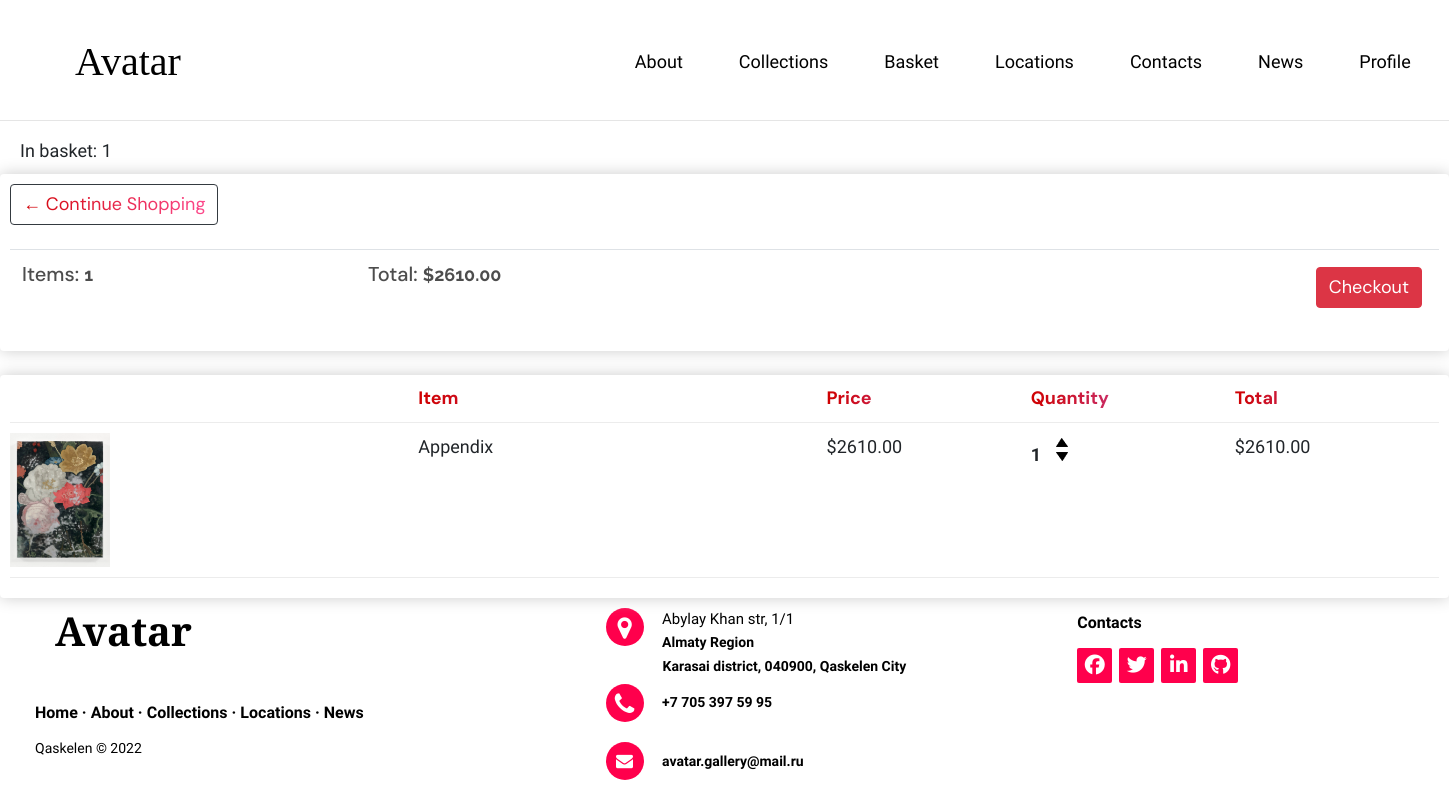
The app's page /cart/ (signed in), older data.
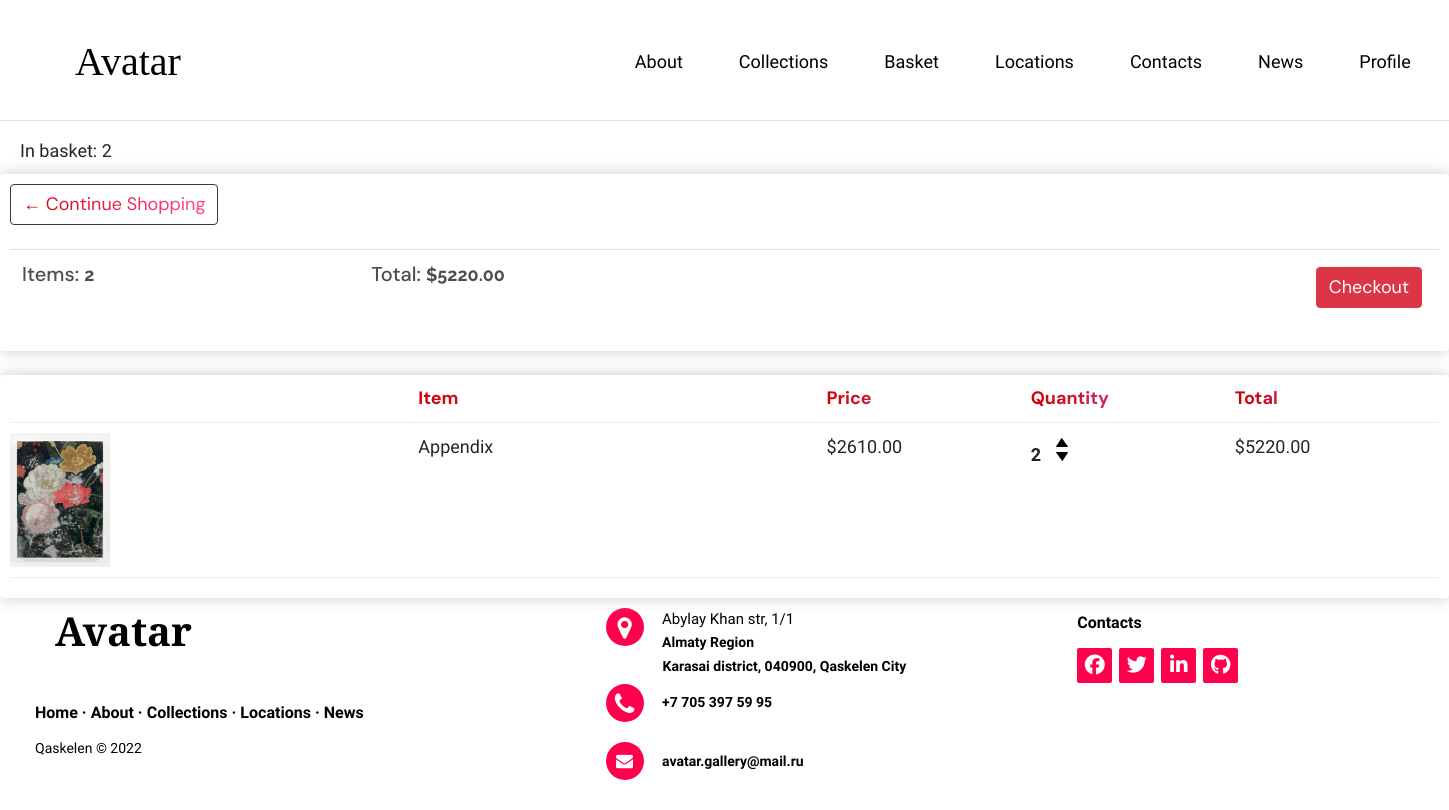
The same page, newer data.
### store/models.py (models this page shows, shortened)
class Order(models.Model):
    customer = models.ForeignKey(Customer, on_delete=models.SET_NULL, blank=True, null=True)
    date_ordered = models.DateTimeField(auto_now_add=True)
    complete = models.BooleanField(default=False, null=True, blank=False)
    transaction_id = models.CharField(max_length=200, null=True)
    @property
    def get_cart_total(self):
        orderitems = self.orderitem_set.all()
        total = sum([item.get_total for item in orderitems])
        return total
    @property
    def get_cart_items(self):
        orderitems = self.orderitem_set.all()
        total = sum([item.quantity for item in orderitems])
        return total

class OrderItem(models.Model):
    product = models.ForeignKey(Product, on_delete=models.SET_NULL, blank=True, null=True)
    order = models.ForeignKey(Order, on_delete=models.SET_NULL, blank=True, null=True)
    quantity = models.IntegerField(default=0, null=True, blank=True)
    date_added = models.DateTimeField(auto_now_add=True)
    @property
    def get_total(self):
        total = self.product.price * self.quantity
        return total

class Product(models.Model):
    name = models.CharField(max_length=200, null=True)
    price = models.DecimalField(max_digits=7, decimal_places=2)
    digital = models.BooleanField(default=False, null=True, blank=False)
    image = models.ImageField(null=True, blank=True)
    @property
    def imageURL(self):
        try:
            url = self.image.url
        except:
            url = ''
        return url

### store/views.py (the view)
# urls.py: path('cart/', views.cart, name="cart"),
def cart(request):
    data = cartData(request)
    cartItems = data['cartItems']
    order = data['order']
    items = data['items']
    context = {'items':items, 'order': order, 'cartItems':cartItems}
    return render(request, 'store/cart.html', context)

### store/utils.py (called while the page is built)
def cartData(request):
    if request.user.is_authenticated:
        customer = request.user.customer
        order, created = Order.objects.get_or_create(customer=customer, complete=False)
        items = order.orderitem_set.all()
        cartItems = order.get_cart_items
    else:
        cookieData = cookieCart(request)
        cartItems = cookieData['cartItems']
        order = cookieData['order']
        items = cookieData['items']
    return {'cartItems': cartItems, 'order': order, 'items': items}

### store/templates/store/cart.html
{% extends 'store/main.html' %}
{% load static %}
{% block content %}
<a style="margin-left: 20px;font-family: 'Poiret One', cursive; font-size: 18px; text-decoration: none;">In basket: {{cartItems}}</a>
<div class="row">
    <div class="col-lg-12">
        <div class="box-element">
            <a class="btn btn-outline-dark" href="{% url 'store' %}" style="font-family: 'DM Sans', sans-serif; font-size: 18px; background: #CF0000;
            background: linear-gradient(to right, #CF0000 0%, #FF4D94 100%);
            -webkit-background-clip: text;
            -webkit-text-fill-color: transparent;">&#x2190; Continue Shopping</a>
            <br>
            <br>
            <table class="table">
                <tr>
                    <th>
                        <h5 style="font-family: 'DM Sans', sans-serif; font-size: 20px;">Items: <strong style="font-family: 'Raleway', sans-serif; font-size: 18px;">{{order.get_cart_items}}</strong></h5>
                    </th>
                    <th>
                        <h5 style="font-family: 'DM Sans', sans-serif; font-size: 20px;">Total: <strong style="font-family: 'Raleway', sans-serif; font-size: 18px;">${{order.get_cart_total}}</strong></h5>
                    </th>
                    <th>
                        <a style="float:right; margin:5px; font-family: 'DM Sans', sans-serif; font-size: 18px;" class="btn btn-danger" href="{% url 'checkout' %}">Checkout</a>
                    </th>
                </tr>
            </table>
        </div>
        <br>
        <div class="box-element">
            <div class="cart-row">
                <div style="flex:2"></div>
                <div style="flex:2; font-family: 'DM Sans', sans-serif; font-size: 18px; background: #CF0000;
                background: linear-gradient(to right, #CF0000 0%, #C170FF 100%);
                -webkit-background-clip: text;
                -webkit-text-fill-color: transparent;"><strong>Item</strong></div>
                <div style="flex:1; font-family: 'DM Sans', sans-serif; font-size: 18px; background: #CF0000;
                background: linear-gradient(to right, #CF0000 0%, #C170FF 100%);
                -webkit-background-clip: text;
                -webkit-text-fill-color: transparent;"><strong>Price</strong></div>
                <div style="flex:1; font-family: 'DM Sans', sans-serif; font-size: 18px; background: #CF0000;
                background: linear-gradient(to right, #CF0000 0%, #C170FF 100%);
                -webkit-background-clip: text;
                -webkit-text-fill-color: transparent;"><strong>Quantity</strong></div>
                <div style="flex:1; font-family: 'DM Sans', sans-serif; font-size: 18px; background: #CF0000;
                background: linear-gradient(to right, #CF0000 0%, #C170FF 100%);
                -webkit-background-clip: text;
                -webkit-text-fill-color: transparent;"><strong>Total</strong></div>
            </div>
            {% for item in items %}
            <div class="cart-row">
                <div style="flex:2"><img class="row-image" src={{item.product.imageURL}}></div>
                <div style="flex:2; font-family: 'Poiret One', cursive; font-size: 18px;">{{item.product.name}}</div>
                <div style="flex:1; font-family: 'Poiret One', cursive; font-size: 18px;">${{item.product.price}}</div>
                <div style="flex:1">
                    <p class="quantity" style="font-family: 'Poiret One', cursive; font-size: 18px;">{{item.quantity}}</p>
                    <div class="quantity">
                        <img data-product="{{item.product.id}}" data-action="add" class="chg-quantity update-cart" src="{% static  'images/up.jpg' %}">
                        <img data-product="{{item.product.id}}" data-action="remove" class="chg-quantity update-cart" src="{% static  'images/down.jpg' %}">
                    </div>
                </div>
                <div style="flex:1; font-family: 'Poiret One', cursive; font-size: 18px;"><p>${{item.get_total}}</p></div>
            </div>
            {% endfor %}
        </div>
    </div>
{% endblock content %}

Row changes from the older to the newer data that the page shows:
changed through a linked row, Order: get_cart_items "1" → "2"; get_cart_total "2610.00" → "5220.00"
changed OrderItem "Appendix": quantity "1" → "2"; get_total "2610.00" → "5220.00"
Text that changed along with them:
{{ cartItems }}: "1" → "2"
